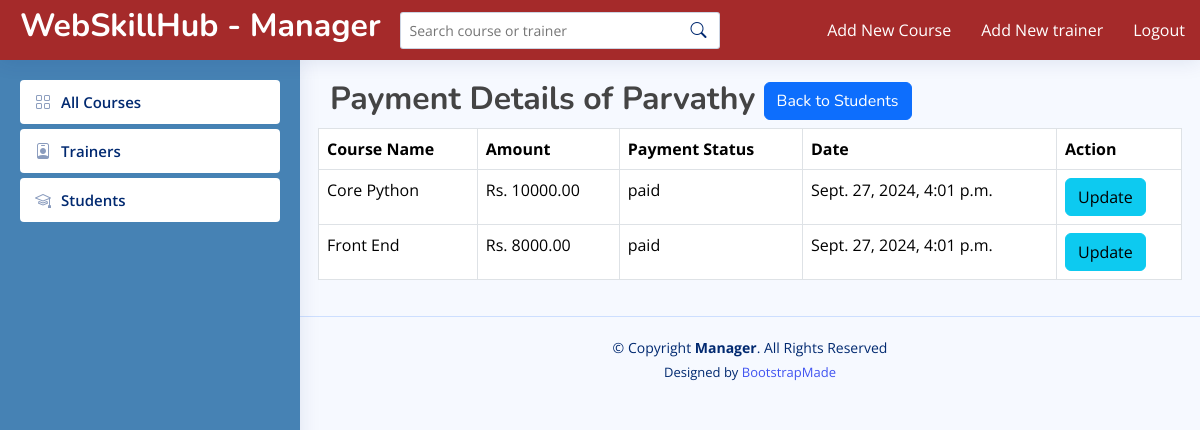
Page /manager/payment_details/10/ (signed in) on the committed database.
### managerapp/models.py (models this page shows, shortened)
class Student(models.Model):
    name = models.CharField(max_length=100)
    email = models.EmailField(unique=True)
    username = models.CharField(max_length=100, null=True, unique=True)
    password = models.CharField(max_length=128,null=True)
    type = models.CharField(max_length=100, null=True)
    country = models.ForeignKey('Country', on_delete=models.SET_NULL, null=True)
    state = models.ForeignKey('State', on_delete=models.SET_NULL, null=True)
    district = models.ForeignKey('District', on_delete=models.SET_NULL, null=True)

class Payment(models.Model):
    student = models.ForeignKey(Student, on_delete=models.CASCADE)
    course = models.ForeignKey(Course, on_delete=models.CASCADE)
    amount = models.DecimalField(max_digits=10, decimal_places=2)
    stripe_payment_id = models.CharField(max_length=255)
    status = models.CharField(max_length=50, default='pending')
    created_at = models.DateTimeField(auto_now_add=True)

class Course(models.Model):
    title = models.CharField(max_length=255)
    description = models.TextField()
    image = models.ImageField(upload_to='course_images/', default='default_image.jpg')
    trainer = models.ForeignKey(Trainer, on_delete=models.SET_NULL, null=True, blank=True)
    price = models.IntegerField(default=0)

### managerapp/views.py (the view)
# urls.py: path('payment_details/<int:student_id>/',views.payment_details,name='payment_details'),
def payment_details(request, student_id):
    manager_id = request.session.get('manager_id')
    if not manager_id:
        return redirect('login')
    student = get_object_or_404(Student, id=student_id)
    pay_details = Payment.objects.filter(student=student)
    context = {'student': student,'pay_details': pay_details}
    return render(request,'manager/payment_details.html', context)

### templates/manager/payment_details.html
{% extends 'manager/base.html' %}
{% load static %}
{% block content %}
<h2><b>Payment Details of {{ student.name }}</b> <a href="{% url 'student_details' %}" class="btn btn-primary">Back to Students</a></h2>
<table class="table table-bordered">
    <thead>
        <tr>
            <th>Course Name</th>
            <th>Amount</th>
            <th>Payment Status</th>
            <th>Date</th>
            <th>Action</th>
        </tr>
    </thead>
    <tbody>
        {% if pay_details %}
            {% for payment in pay_details %}
                <tr>
                    <td>{{ payment.course.title }}</td>
                    <td>Rs. {{ payment.amount }}</td>
                    <td>{{ payment.status }}</td>
                    <td>{{ payment.created_at }}</td>
                    <td><a href="{% url 'update_payment_details' payment.id %}" class="btn btn-info">Update</a></h1></td>
                </tr>
             {% endfor %}
        {% else %}
            <tr>
                <td colspan="4">No payment details available for this student.</td>
            </tr>
        {% endif %}
    </tbody>
</table>
{% endblock %}

### static/assets/css/style.css (style rules this page uses)
:root { scroll-behavior: smooth; }
body { font-family: "Open Sans", sans-serif; background: #f6f9ff; color: #444444; }
a { color: #4154f1; text-decoration: none; }
h1, h2, h3, h4, h5, h6 { font-family: "Nunito", sans-serif; }

### rows in the picture
Student: name "Parvathy"
Payment: course "Core Python", amount "10000.00", status "paid", created_at "Sept. 27, 2024, 4:01 p.m."
Payment: course "Front End", amount "8000.00", status "paid", created_at "Sept. 27, 2024, 4:01 p.m."
